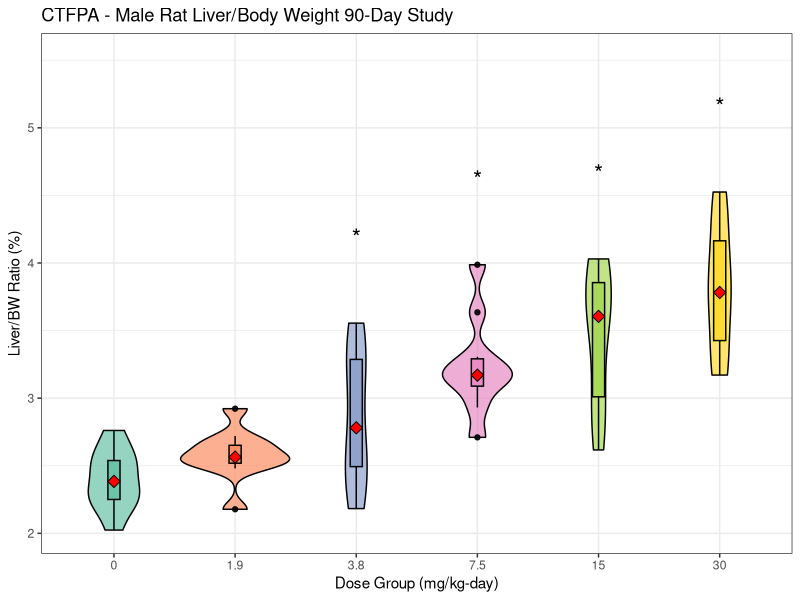
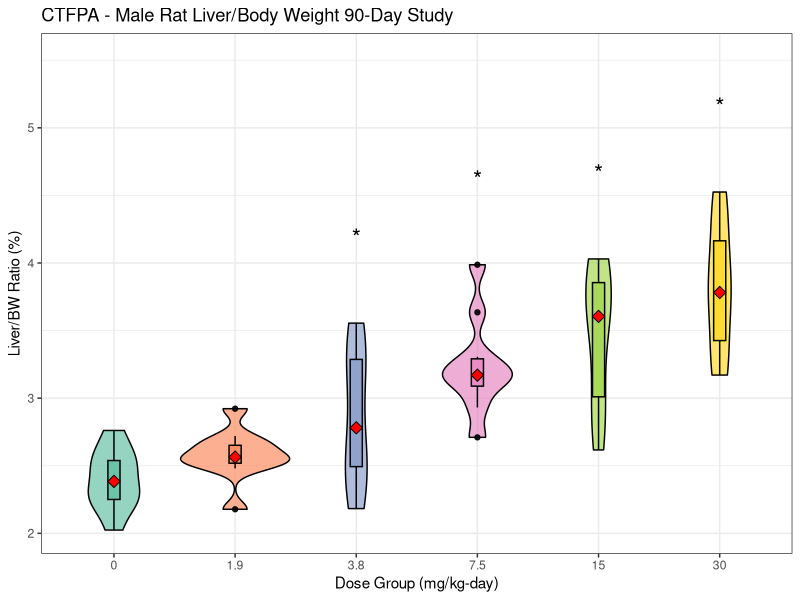

Source code (R) for these figures, in order:
# Load required packages
library(ggplot2)
library(dplyr)
library(readxl)

CTFPACo <- read_excel("OrganWeightsPFAS.xlsx", sheet='CTFPA', na = c("", "NA")) 
View(CTFPACo)
# Include only male (rows 1:60)
CTFPACom <- CTFPACo[(1:60),]
View(CTFPACom)

#For debugging
CTFPACom$LiverRel #indicates a NA
sum(is.na(CTFPACom$LiverRel)) # counts NA values as 1
CTFPACom <- CTFPACom %>% filter(!is.na(LiverRel)) #Remove NAs
CTFPACom$LiverRel # NO NAs now
#y_max <- max(CTFPACom$LiverRel)
#View(y_max)
# Ensure Group is treated as an ordered factor 
dose_levels <- c(0, 1.9, 3.8, 7.5, 15, 30) # Define correct dose order
CTFPACom$Group <- factor(CTFPACom$Group, levels = dose_levels, ordered = TRUE)

#Get overall max LiverRel to set y-axis limits
y_max  <- max(CTFPACom$LiverRel, na.rm = TRUE) +1
View(y_max)

#max(PFHICom$LiverRel
# Manually select top 4 mg/kg-day groups
top_doses <- CTFPACom %>%
  filter(Group %in% c(3.8,7.5,15,30)) %>% #select only the top four mg/kg-day doses
  group_by(Group) %>%
  summarise(max_LiverRel = max(LiverRel, na.rm = TRUE)) %>%
  distinct(Group, .keep_all =TRUE) %>% #keep only 1 row per dose group 
  # arrange(desc(max_LiverRel)) %>% # Sort by median values
  # slice(1:2) %>% # Select the two highest median values
  mutate(y_position = max_LiverRel + 0.5) # Adjust y-position for asterisk placement

# Create the violin + box plot
LiverRel1m <- ggplot(CTFPACom, aes(x = Group, y = LiverRel, fill = Group)) +
  geom_violin(trim = TRUE, alpha = 0.7, color = "black") + # Violin plot
  geom_boxplot(width = 0.1, color = "black", alpha = 0.9) + # Box plot
  
  # Ensure the median is properly displayed
  stat_summary(fun = median, geom = "point", shape = 23, size = 3, fill = "red") +
  
  # Add asterisks above the 100 and 200 mg/kg-day groups 
  geom_text(data = top_doses, aes(x = Group, y = y_position, label = "*"),
            size = 6, color = "black", vjust = -0.5) + #Move the asterisk up
  
  #Manually set y-axis limits to prevent asterisk cut-off
  ylim(NA, y_max) +
  
  labs(title = "CTFPA - Male Rat Liver/Body Weight 90-Day Study",
       x = "Dose Group (mg/kg-day)", y = "Liver/BW Ratio (%)") +
  
  scale_fill_brewer(palette = "Set2", name = "Group") + # Colorful palette
  theme_bw() +
  theme(legend.position = "none")

# Save the plot as a PNG file.
ggsave(filename = "LiverRel1m.png", plot = LiverRel1m, width = 8, height = 6, dpi = 300)


# Display the plot
LiverRel1m